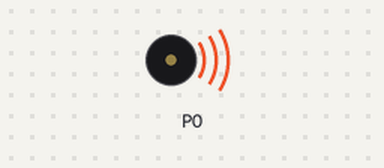
Bench run of a program on a simulated BBC micro:bit (MakeCode). Shown: buzzer (waves = sounding).

Above: at 0.2 s.
At 7.96 s:
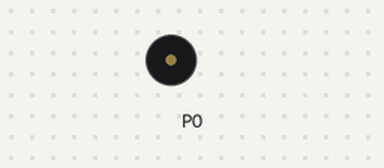
Timing chart, 0 to 10.9 s (numbered marks = the images above):
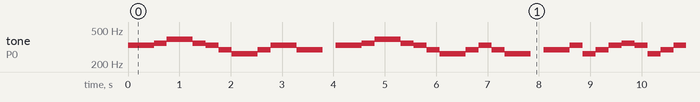

The program:

main.ts
```typescript
basic.forever(function on_forever() {
    music.play(music.stringPlayable("E E F G G F E D C C D E E D D - E E F G G F E D C C D E D C C - D D E C D E F E C D E F E D C D -", 240), music.PlaybackMode.UntilDone)
    music.play(music.stringPlayable("- - - - - - - - ", 112), music.PlaybackMode.UntilDone)
})
```

test.ts
```typescript
// 在這裡測試；當此封包作為擴充功能時，將不會編譯此內容。
```

Measured:
- by itself, tone on P0: plays 330 Hz for 0.51 s, 349 Hz for 0.25 s, 392 Hz for 0.51 s, 349 Hz for 0.25 s, 330 Hz for 0.25 s, 294 Hz for 0.25 s … (288 notes in this stretch)
